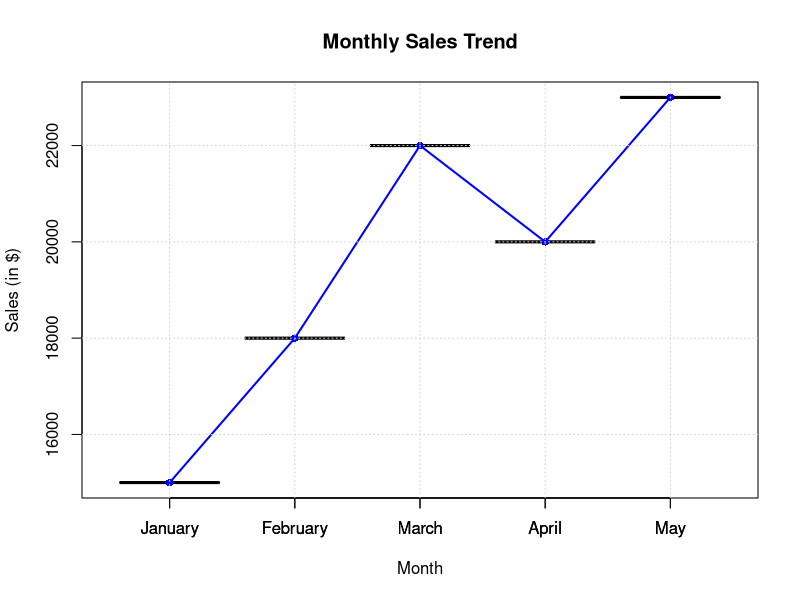

The R script that drew this image:
# Set 1 - Q1: Line chart of monthly sales
months <- c("January","February","March","April","May")
sales <- c(15000,18000,22000,20000,23000)

# Keep month order correct (not alphabetical)
months <- factor(months, levels = months)

plot(months, sales, type = "n",
     main = "Monthly Sales Trend",
     xlab = "Month", ylab = "Sales (in $)")
lines(1:5, sales, type = "o", col = "blue", lwd = 2, pch = 16)
axis(1, at = 1:5, labels = months)
grid()
